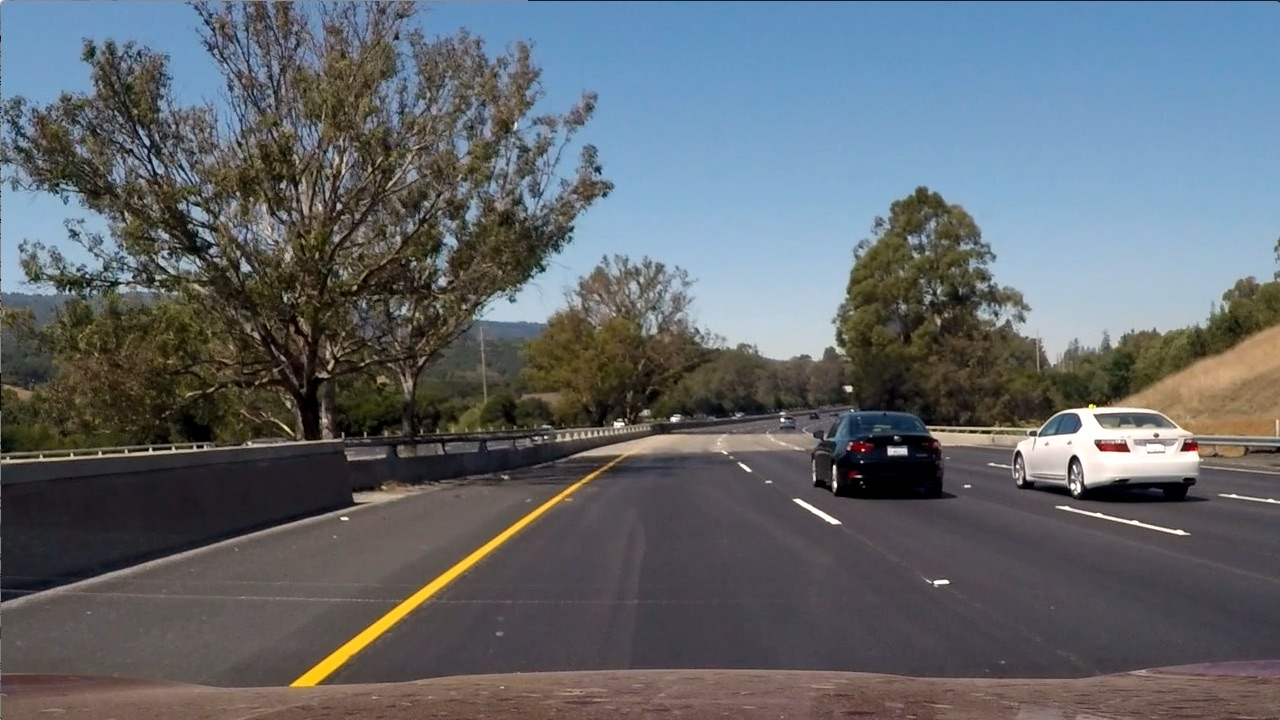
#> input picture Part 3/test6.jpg, 1280 x 720 px
$ python final_project.py
#> lines starting #> are read from the running program, lines starting #| are printed output that depends on the picture; after the words box and inside, x2 and y2 are one past the last pixel; in counts of white or black regions, pixels touching at a corner belong together
# 车道检测
import cv2
import numpy as np

# 高斯滤波核大小
blur_ksize = 5
# Canny 边缘检测的 min、max 阈值
canny_min = 50
canny_max = 150

# 霍夫变换参数
rho = 1
theta = np.pi / 180
threshold = 15
min_line_len = 40
max_line_gap = 20


# 显示图像函数
def ShowImage(name_of_image, image, rate):
    img_min = cv2.resize(image, None, fx=rate, fy=rate, interpolation=cv2.INTER_CUBIC)
    cv2.namedWindow(name_of_image, cv2.WINDOW_NORMAL)
    cv2.imshow(name_of_image, img_min)
    if cv2.waitKey(0) == 27:  # wait for ESC to exit
        print('Not saved!')
        cv2.destroyAllWindows()
    elif cv2.waitKey(0) == ord('s'):  # wait for 's' to save and exit
        cv2.imwrite(name_of_image + '.jpg', image)  # save
        print('Saved successfully!')
        cv2.destroyAllWindows()


# 图像处理
def process_an_image(image):
    # 1、灰度化/高斯滤波/Canny 边缘检测
    image_gray = cv2.cvtColor(image, cv2.COLOR_BGR2GRAY)
    image_blur = cv2.GaussianBlur(image_gray, (blur_ksize, blur_ksize), 1)
    edges = cv2.Canny(image_blur, canny_min, canny_max)

    # 2、标记四个坐标点用于 ROI 截取
    rows, cols = edges.shape    # 540, 960
    print('edges shape: ', edges.shape)
    points = np.array([[(160, rows-100), (460, 335), (520, 335), (cols-160, rows-100)]])
    roi_edges = roi_mask(edges, points)

    # 3、霍夫直线提取
    drawing, lines = hough_lines(roi_edges, rho, theta, threshold, min_line_len, max_line_gap)
    draw_lines(image, lines)

    # 4、车道拟合计算
    draw_lanes(drawing, lines)

    result = cv2.addWeighted(image, 0.9, drawing, 0.2, 0)

    return result


def draw_lanes(image, lines):
    # 划分左右车道
    left_lines, right_lines = [], []
    for line in lines:
        for x1, y1, x2, y2 in line:
            k = (y2 - y1) / (x2 - x1)
            if k < 0:
                left_lines.append(line)
            else:
                right_lines.append(line)
    if len(left_lines) <= 0 or len(right_lines) <= 0:
        return

    # 清理异常数据
    clean_lines(left_lines, 0.1)
    clean_lines(right_lines, 0.1)

    # 得到左右车道线点的集合，拟合直线
    left_points = [(x1, y1) for line in left_lines for x1, y1, x2, y2 in line]
    left_points = left_points + [(x2, y2) for line in left_lines for x1, y1, x2, y2 in line]
    right_points = [(x1, y1) for line in right_lines for x1, y1, x2, y2 in line]
    right_points = right_points + [(x2, y2) for line in right_lines for x1, y1, x2, y2 in line]

    left_results = least_squares_fit(left_points, 325, img.shape[0])
    right_results = least_squares_fit(right_points, 325, img.shape[0])

    # 注意这里点的顺序
    vtxs = np.array([[left_results[1], left_results[0], right_results[0], right_results[1]]])

    # 填充车道区域
    cv2.fillPoly(image, vtxs, (0, 255, 0))


# 迭代计算斜率均值，排除掉与差值差异较大的数据
def clean_lines(lines, threshold_):
    slope = [(y2 - y1) / (x2 - x1) for line in lines for x1, y1, x2, y2 in line]
    while len(lines) > 0:
        mean = np.mean(slope)
        diff = [abs(s - mean) for s in slope]
        idx = np.argmax(diff)
        if diff[idx] > threshold_:
            slope.pop(idx)
            lines.pop(idx)
        else:
            break


# 最小二乘法拟合
def least_squares_fit(point_list, ymin, ymax):
    # 最小二乘法拟合
    x = [p[0] for p in point_list]
    y = [p[1] for p in point_list]

    # polyfit第三个参数为拟合多项式的阶数，所以1代表线性
    fit = np.polyfit(y, x, 1)
    fit_fn = np.poly1d(fit)  # 获取拟合的结果

    xmin = int(fit_fn(ymin))
    xmax = int(fit_fn(ymax))

    return [(xmin, ymin), (xmax, ymax)]


def hough_lines(image_gray, rho_, theta_, thresh, min_line_len_, max_line_gap_):
    # 统计概率霍夫直线变换
    lines = cv2.HoughLinesP(image_gray, rho_, theta_, thresh, minLineLength=min_line_len_, maxLineGap=max_line_gap_)

    # 新建白画布一张
    drawing = np.ones((image_gray.shape[0], image_gray.shape[1], 3), dtype=np.uint8)
    return drawing, lines


def draw_lines(image_bgr, lines):
    for line in lines:
        for x1, y1, x2, y2 in line:
            cv2.line(image_bgr, (x1, y1), (x2, y2), [0, 0, 255], 1)


def roi_mask(image, corner_points):
    # 创建掩模
    mask = np.zeros_like(image)
    cv2.fillPoly(mask, corner_points, 255)
    img_masked = cv2.bitwise_and(image, mask)
    ShowImage('mask', img_masked, 1)
    return img_masked

img_1 = cv2.imread('test6.jpg')
#> img_1 is the input picture: shape (720, 1280, 3); mean B, G, R 107.9, 102.6, 97
img = cv2.resize(img_1, (960, 540), interpolation=cv2.INTER_CUBIC)
res = process_an_image(img)
#> in process_an_image, `image_gray = cv2.cvtColor(image, cv2.COLOR_BGR2GRAY)`:
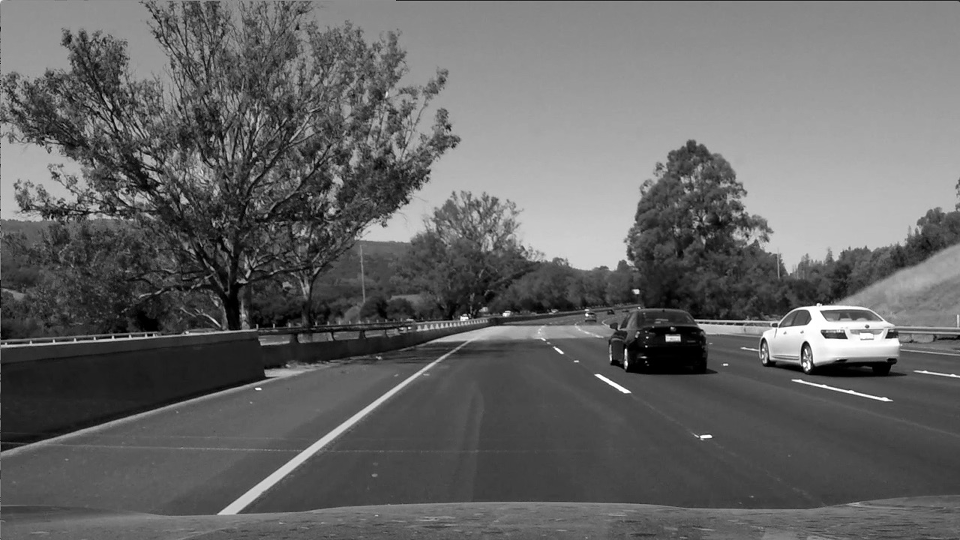
#> image_gray: shape (540, 960); min 0, max 255, mean 101.5
#> in process_an_image, `edges = cv2.Canny(image_blur, canny_min, canny_max)`:
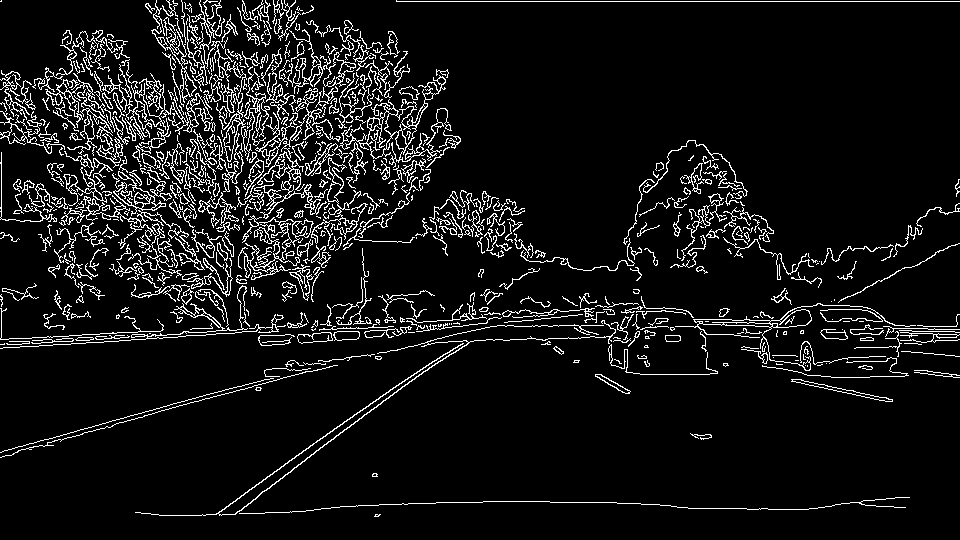
#> edges: shape (540, 960); 8% white in thin lines or dots
#| edges shape:  (540, 960)
#> in roi_mask, `cv2.fillPoly(mask, corner_points, 255)`:
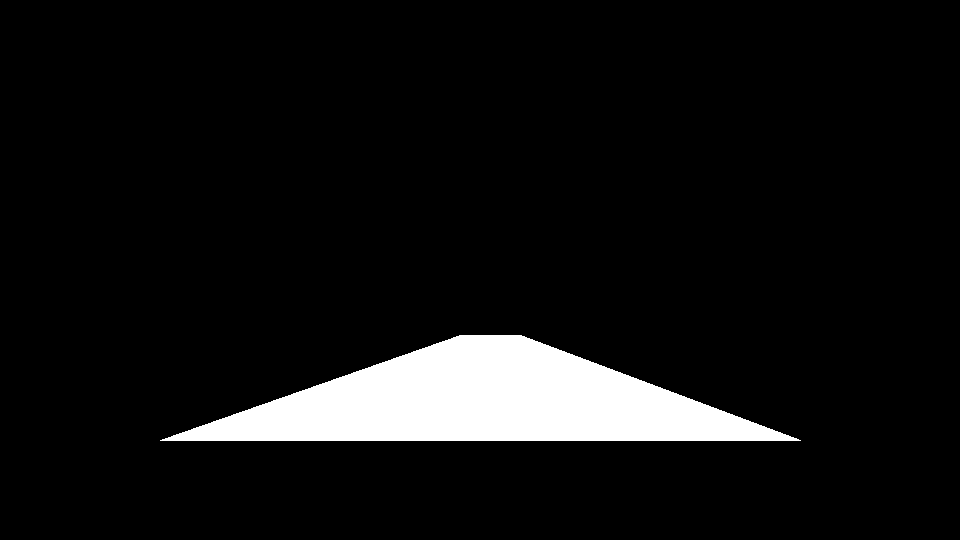
#> mask: shape (540, 960); 7.2% white; 1 white region, box (x1, y1, x2, y2) and area: (160, 335, 801, 441) 37401
#> in roi_mask, `img_masked = cv2.bitwise_and(image, mask)`:
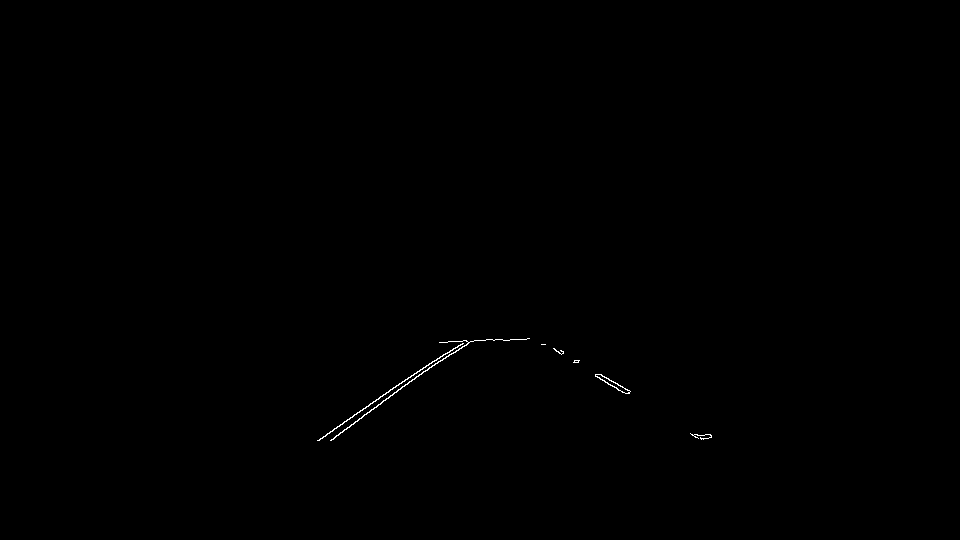
#> img_masked: shape (540, 960); 0.15% white in thin lines or dots, all inside (x1, y1, x2, y2) = (317, 338, 712, 441)
#> (key Esc is pressed here)
#> in hough_lines, `lines = cv2.HoughLinesP(image_gray, rho_, theta_, thresh, minLineLengt..`: lines = [[330, 440, 466, 341], [317, 440, 465, 340], [336, 435, 435, 363], [439, 342, 526, 339], [554, 349, 625, 393], [545, 344, 622, 392], [354, 414, 464, 340], [318, 440, 368, 406], [448, 341, 502, 339]]
#> in process_an_image, `drawing, lines = hough_lines(roi_edges, rho, theta, threshold, min_lin..`: drawing: shape (540, 960, 3); every value is 1
#> the loop in draw_lines, `for line in lines:` made 9 passes
#> the loop in draw_lanes, `for line in lines:` made 9 passes
#> after the loop in draw_lanes, `for line in lines:`: left_lines = [[[330, 440, 466, 341]], [[317, 440, 465, 340]], [[336, 435, 435, 363]], [[439, 342, 526, 339]], [[354, 414, 464, 340]], [[318, 440, 368, 406]], [[448, 341, 502, 339]]]; right_lines = [[[554, 349, 625, 393]], [[545, 344, 622, 392]]]
#> in clean_lines, `slope = [(y2 - y1) / (x2 - x1) for line in lines for x1, y1, x2, y2 in..`: slope = [-0.728, -0.676, -0.727, -0.0345, -0.673, -0.68, -0.037]
#> the loop in clean_lines, `while len(lines) > 0:` made 3 passes
#> (mean, diff, idx) on passes 1 to 3: (-0.508, [0.22, 0.168, 0.219, 0.473, 0.165, 0.172, 0.471], 3), (-0.587, [0.141, 0.0889, 0.14, 0.086, 0.0932, 0.55], 5), (-0.697, [0.0312, 0.021, 0.0305, 0.024, 0.0167], 0)
#> after the loop in clean_lines, `while len(lines) > 0:`: lines = [[[330, 440, 466, 341]], [[317, 440, 465, 340]], [[336, 435, 435, 363]], [[354, 414, 464, 340]], [[318, 440, 368, 406]]]; slope = [-0.728, -0.676, -0.727, -0.673, -0.68]
#> the loop in clean_lines (call 2), `while len(lines) > 0:` made 1 pass
#> (mean, diff, idx) on pass 1: (0.622, [0.00183, 0.00183], 1)
#> in draw_lanes, `left_points = [(x1, y1) for line in left_lines for x1, y1, x2, y2 in l..`: left_points = [(330, 440), (317, 440), (336, 435), (354, 414), (318, 440)]
#> in draw_lanes, `left_points = left_points + [(x2, y2) for line in left_lines for x1, y..`: left_points = [(330, 440), (317, 440), (336, 435), (354, 414), (318, 440), (466, 341), (465, 340), (435, 363), (464, 340), (368, 406)]
#> in draw_lanes, `right_points = [(x1, y1) for line in right_lines for x1, y1, x2, y2 in..`: right_points = [(554, 349), (545, 344)]
#> in draw_lanes, `right_points = right_points + [(x2, y2) for line in right_lines for x1..`: right_points = [(554, 349), (545, 344), (625, 393), (622, 392)]
#> in least_squares_fit, `x = [p[0] for p in point_list]`: x = [330, 317, 336, 354, 318, 466, 465, 435, 464, 368]
#> in least_squares_fit, `y = [p[1] for p in point_list]`: y = [440, 440, 435, 414, 440, 341, 340, 363, 340, 406]
#> in least_squares_fit, `fit = np.polyfit(y, x, 1)`: fit = [-1.43, 952.9]
#> in least_squares_fit, `xmin = int(fit_fn(ymin))`: xmin = 486
#> in least_squares_fit, `xmax = int(fit_fn(ymax))`: xmax = 178
#> in draw_lanes, `left_results = least_squares_fit(left_points, 325, img.shape[0])`: left_results = [(486, 325), (178, 540)]
#> in draw_lanes, `right_results = least_squares_fit(right_points, 325, img.shape[0])`: right_results = [(514, 325), (861, 540)]
#> in draw_lanes, `vtxs = np.array([[left_results[1], left_results[0], right_results[0], ..`: vtxs = [[178, 540], [486, 325], [514, 325], [861, 540]]
#> in draw_lanes, `cv2.fillPoly(image, vtxs, (0, 255, 0))`:
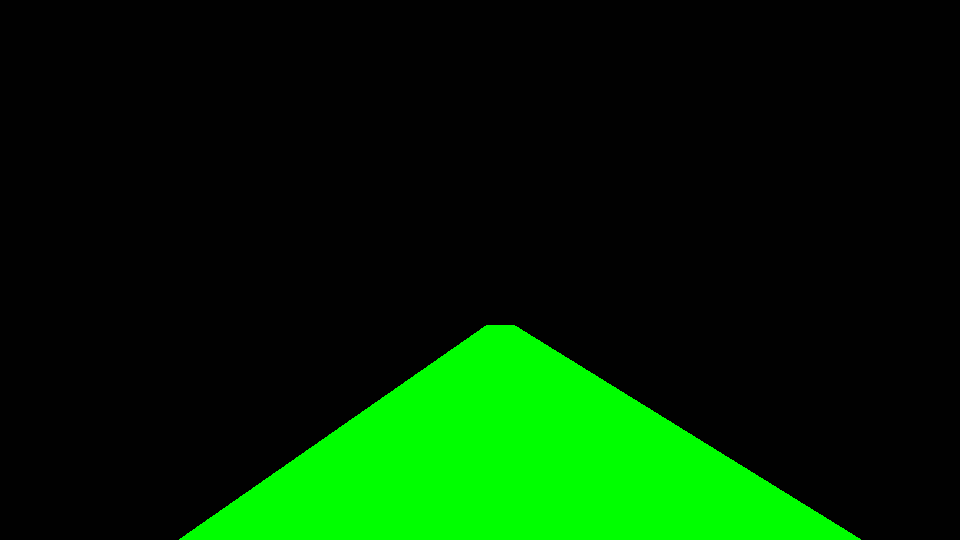
#> image: shape (540, 960, 3); mean of channels 0, 1, 2 0.9, 38.5, 0.9; drawn as B, G, R
#> in process_an_image, `result = cv2.addWeighted(image, 0.9, drawing, 0.2, 0)`:
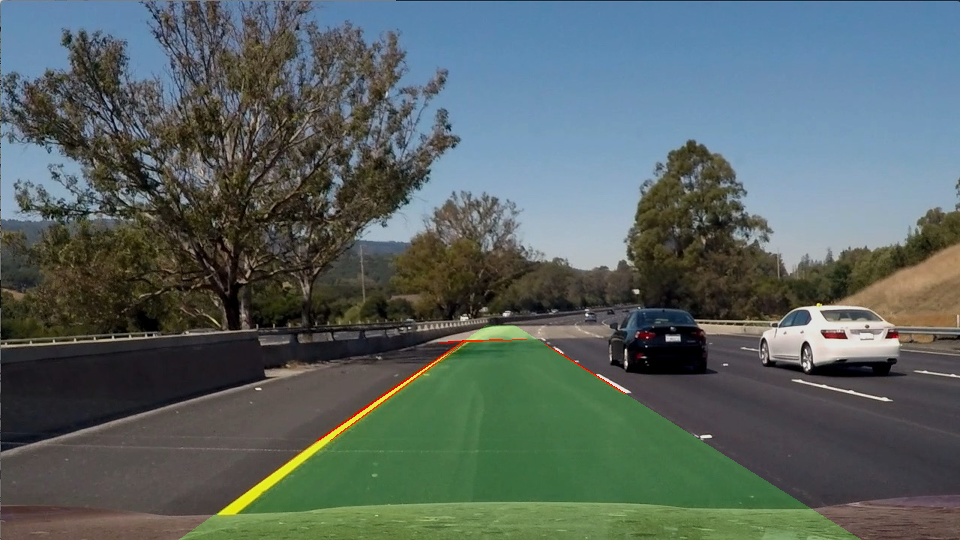
#> result: shape (540, 960, 3); mean B, G, R 97.2, 99.9, 87.6

ShowImage('res___04', res, 1)
#> (key Enter is pressed here)
#> (key Esc is pressed here)
